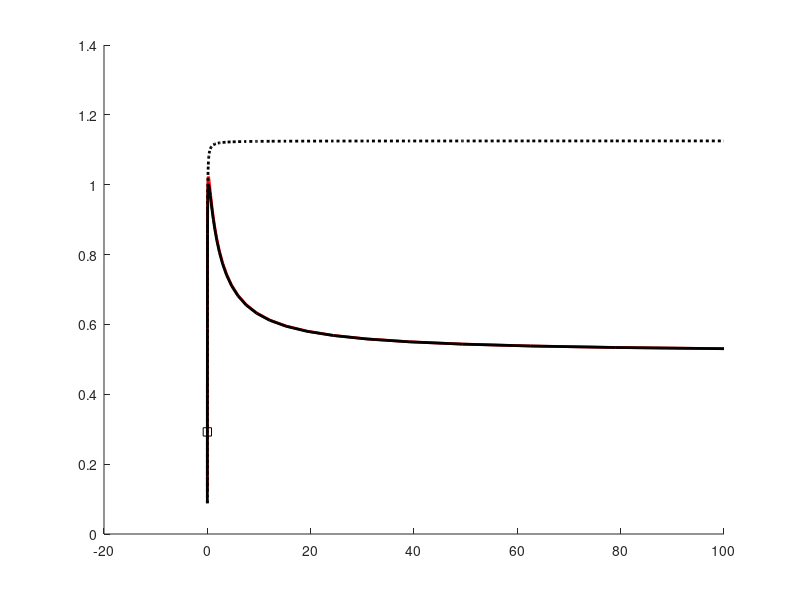

Source code (MATLAB): (Note: this script raises an error after producing the figure.)
function Fig3B()

%% model %%
%parameters
At=1000;
It=1000;
kA=0.1;
kI=5;
K0=1;
K1=100;
K2=0.75;

%steady state response
A = @(s) At*s./(s+kA);
I = @(s) It*s./(s+kI);
Gstar = @(s1,s2) K0*(A(s1)./(K1+K2*A(s1)+I(s2)));

%% data %%
load('explants.mat')

%indices for each concentration%
cn = [0.003,0.01,0.03,0.1,0.3,1,10];
IND{length(cn)}=[];
for k = 1:length(cn)
        IND{k} = find(explants.NGF == cn(k));
end

%average radial outrowth grouped by concentration%
outgrowth{length(cn)}=[];
for k = 1:length(cn)
    outgrowth{k} = explants.outgrowth(IND{k});
end

%means and sdevs normalised by maximum mean outgrowth%
outgrowth_mean = cell2mat(cellfun(@mean,outgrowth,'uni',0));
maximum = max(outgrowth_mean);
outgrowth_mean = outgrowth_mean/maximum;
outgrowth = cellfun(@(x) x./maximum, outgrowth, 'uni', 0);
outgrowth_sd = cell2mat(cellfun(@std,outgrowth,'uni',0));


%% plotting %%
figure(1)
hold on
ss = logspace(-3,2,50);
plot(ss, Gstar(ss*1.5,ss)/max(Gstar(ss,ss)), 'r-', 'LineWidth', 2)
plot(ss, Gstar(ss,ss)/max(Gstar(ss,ss)), 'k-', 'LineWidth', 2)
plot(ss, Gstar(ss,0)/max(Gstar(ss,ss)), 'k:', 'LineWidth', 2)

for k=1:length(cn)
    errorbar(cn(k),outgrowth_mean(k),outgrowth_sd(k)/sqrt(length(outgrowth{k})),'ks',...
    'MarkerFaceColor','k','MarkerSize',10,'LineWidth',1.5)
end

xlabel('NGF (nM)', 'Interpreter', 'Latex', 'FontSize', 22)
ylabel('normalised response', 'Interpreter', 'Latex', 'FontSize', 22)
set(gca, 'XScale', 'log', 'FontSize', 20)
set(gca, 'Xtick', [0.001,0.01,0.1,1,10,100], 'Xticklabels', [0.001,0.01,0.1,1,10,100]); 
axis([0.001,100,0,1.2])